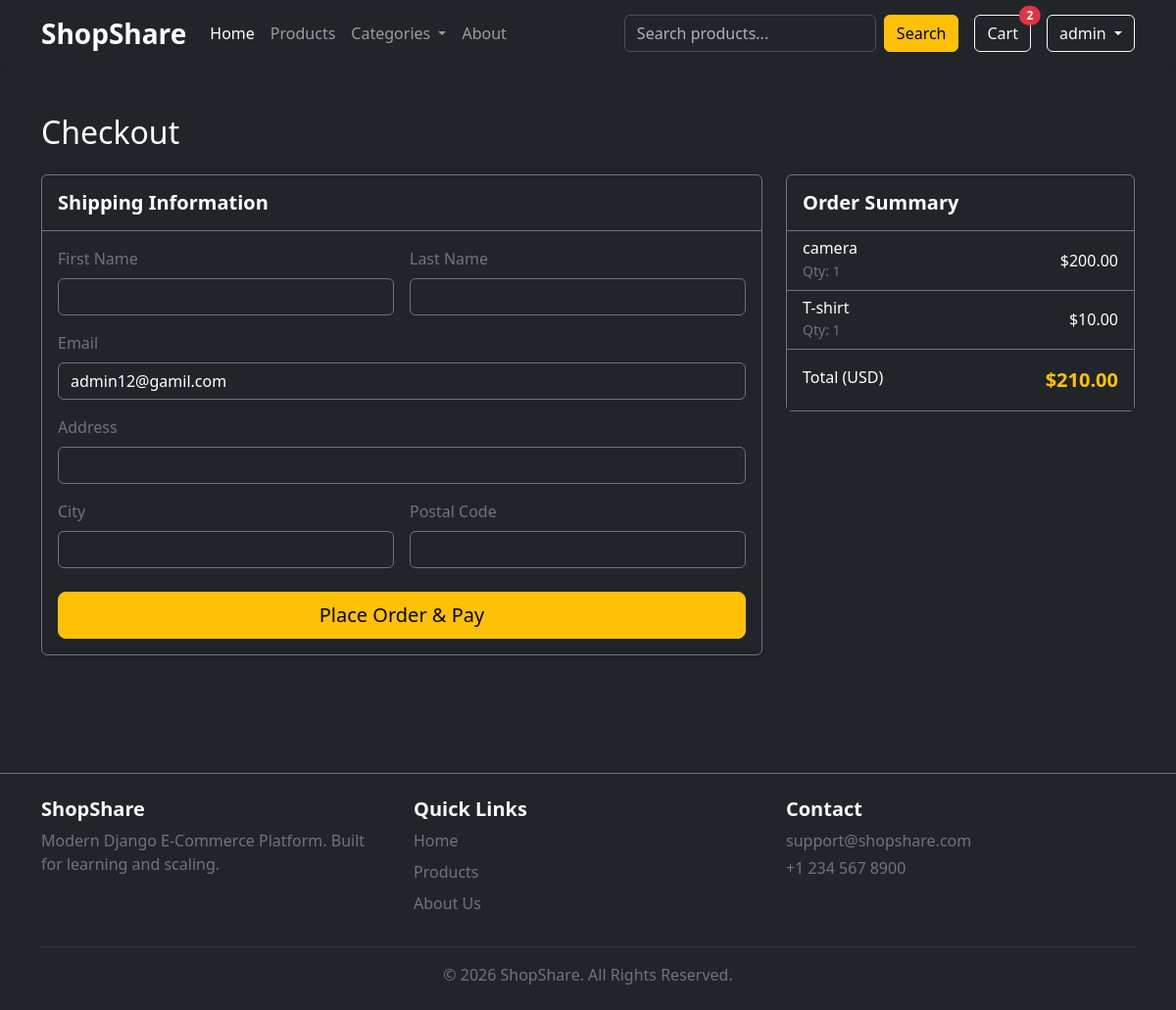
The page /order/checkout/ (signed in) on the database its author committed.
### accounts/models.py (models this page shows, shortened)
class User(AbstractUser):
    is_customer = models.BooleanField(default=False)
    is_shopkeeper = models.BooleanField(default=False)

### cart/models.py (models this page shows, shortened)
class CartItem(models.Model):
    cart = models.ForeignKey(Cart, related_name='items', on_delete=models.CASCADE)
    product = models.ForeignKey(Product, on_delete=models.CASCADE)
    quantity = models.PositiveIntegerField(default=1)
    @property
    def total_price(self):
        return self.quantity * self.product.price

class Cart(models.Model):
    user = models.OneToOneField(settings.AUTH_USER_MODEL, on_delete=models.CASCADE, null=True, blank=True)
    session_key = models.CharField(max_length=40, null=True, blank=True)
    created_at = models.DateTimeField(auto_now_add=True)
    @property
    def total_price(self):
        return sum(item.total_price for item in self.items.all())

### products/models.py (models this page shows, shortened)
class Product(models.Model):
    shopkeeper = models.ForeignKey(settings.AUTH_USER_MODEL, related_name='products', on_delete=models.CASCADE, limit_choices_to={'is_shopkeeper': True})
    category = models.ForeignKey(Category, related_name='products', on_delete=models.CASCADE)
    name = models.CharField(max_length=200)
    slug = models.SlugField(unique=True)
    description = models.TextField()
    price = models.DecimalField(max_digits=10, decimal_places=2)
    stock = models.PositiveIntegerField()
    image = models.ImageField(upload_to='media/', blank=True, null=True)
    available = models.BooleanField(default=True)
    created = models.DateTimeField(auto_now_add=True)
    updated = models.DateTimeField(auto_now=True)

### order/views.py (the view, shortened to what this page needs)
# urls.py: path('checkout/', views.checkout, name='checkout'),
def checkout(request):
    cart = get_or_create_cart(request)
    if cart.items.count() == 0:
        messages.error(request, 'Your cart is empty.')
        return redirect('product_list')
    return render(request, 'order/checkout.html', {'cart': cart})

### Core/context_processers.py (called while the page is built, shortened)
def global_data(request):
    categories = Category.objects.all()
    cart_count = 0
    if request.user.is_authenticated:
        if hasattr(request.user, 'cart'):
            cart_count = sum(item.quantity for item in request.user.cart.items.all())
    return {
            'global_categories': categories,
            'cart_count': cart_count,
            }

### cart/utils.py (called while the page is built)
def get_or_create_cart(request):
    if request.user.is_authenticated:
        cart, created = Cart.objects.get_or_create(user=request.user)
    else:
        if not request.session.session_key:
            request.session.create()
        cart, created = Cart.objects.get_or_create(session_key=request.session.session_key)
    return cart

### templates/order/checkout.html (shortened to what this page needs)
{% extends 'base.html' %}
{% block content %}
<div class="container py-5">
    <h2 class="text-white mb-4">Checkout</h2>
    <div class="row">
        <div class="col-lg-8">
            <div class="card bg-dark border-secondary shadow-sm mb-4">
                <div class="card-header border-secondary bg-transparent py-3">
                    <h5 class="mb-0 text-white fw-bold">Shipping Information</h5>
                </div>
                <div class="card-body">
                    <form method="POST" action="{% url 'checkout' %}">
                        <div class="row g-3">
                            <div class="col-md-6">
                                <label class="form-label text-secondary">First Name</label>
                                <input type="text" name="first_name" class="form-control bg-dark text-white border-secondary" required value="{{ request.user.first_name }}">
                            </div>
                            <div class="col-md-6">
                                <label class="form-label text-secondary">Last Name</label>
                                <input type="text" name="last_name" class="form-control bg-dark text-white border-secondary" required value="{{ request.user.last_name }}">
                            </div>
                            <div class="col-12">
                                <label class="form-label text-secondary">Email</label>
                                <input type="email" name="email" class="form-control bg-dark text-white border-secondary" required value="{{ request.user.email }}">
                            </div>
                            <div class="col-12">
                                <label class="form-label text-secondary">Address</label>
                                <input type="text" name="address" class="form-control bg-dark text-white border-secondary" required>
                            </div>
                            <div class="col-md-6">
                                <label class="form-label text-secondary">City</label>
                                <input type="text" name="city" class="form-control bg-dark text-white border-secondary" required>
                            </div>
                            <div class="col-md-6">
                                <label class="form-label text-secondary">Postal Code</label>
                                <input type="text" name="postal_code" class="form-control bg-dark text-white border-secondary" required>
                            </div>
                        </div>
                        <button type="submit" class="btn btn-warning btn-lg w-100 mt-4">Place Order & Pay</button>
                    </form>
                </div>
            </div>
        </div>
        <div class="col-lg-4">
            <div class="card bg-dark border-secondary shadow-sm">
                <div class="card-header border-secondary bg-transparent py-3">
                    <h5 class="mb-0 text-white fw-bold">Order Summary</h5>
                </div>
                <div class="card-body p-0">
                    <ul class="list-group list-group-flush">
                        {% for item in cart.items.all %}
                        <li class="list-group-item bg-dark border-secondary d-flex justify-content-between align-items-center">
                            <div>
                                <h6 class="my-0 text-white">{{ item.product.name }}</h6>
                                <small class="text-secondary">Qty: {{ item.quantity }}</small>
                            </div>
                            <span class="text-white">${{ item.total_price }}</span>
                        </li>
                        {% endfor %}
                        <li class="list-group-item bg-dark border-secondary d-flex justify-content-between py-3">
                            <span class="text-white">Total (USD)</span>
                            <strong class="text-warning fs-5">${{ cart.total_price }}</strong>
                        </li>
                    </ul>
                </div>
            </div>
        </div>
    </div>
</div>
{% endblock %}

### templates/partials/header.html (shortened to what this page needs)
{% load static %}
<nav class="navbar navbar-expand-lg navbar-dark bg-dark shadow-sm sticky-top">
    <div class="container">
        <a class="navbar-brand fw-bold fs-3" href="/">
            ShopShare
        </a>
        <div class="collapse navbar-collapse"
             id="navbarContent">
            <ul class="navbar-nav me-auto mb-2 mb-lg-0">
                <li class="nav-item">
                    <a class="nav-link active" href="/",>
                        Home
                    </a>
                </li>
                <li class="nav-item">
                    <a class="nav-link" href="{% url 'product_list' %}">
                        Products
                    </a>
                </li>
                <li class="nav-item dropdown">
                    <a class="nav-link dropdown-toggle"
                       href="#"
                       role="button"
                       data-bs-toggle="dropdown">
                        Categories
                    </a>
                </li>
                <li class="nav-item">
                    <a class="nav-link" href="{% url 'about' %}">
                        About
                    </a>
                </li>
            </ul>
            <form class="d-flex me-3" method="GET">
                <input class="form-control me-2"
                       type="search"
                       name="q"
                       placeholder="Search products...">
                <button class="btn btn-warning" type="submit">
                    Search
                </button>
            </form>
            <a href="{% url 'view_cart' %}" class="btn btn-outline-light position-relative me-3">Cart
                <span class="position-absolute top-0 start-100 translate-middle badge rounded-pill bg-danger">
                    {{ cart_count }}
                </span>
            </a>
            {% if request.user.is_authenticated %}
            <div class="dropdown">
                <button class="btn btn-outline-light dropdown-toggle" data-bs-toggle="dropdown">
                    {{ request.user.username }}
                </button>
            </div>
            {% endif %}
        </div>
    </div>
</nav>

### rows shown on the page
User: user.username "admin", email "admin12@gamil.com"
CartItem: product.name "camera", quantity "1", total_price "200.00"
CartItem: product.name "T-shirt", quantity "1", total_price "10.00"
Cart: total_price "210.00"

### other values the page prints
{{ cart_count }} "2"
